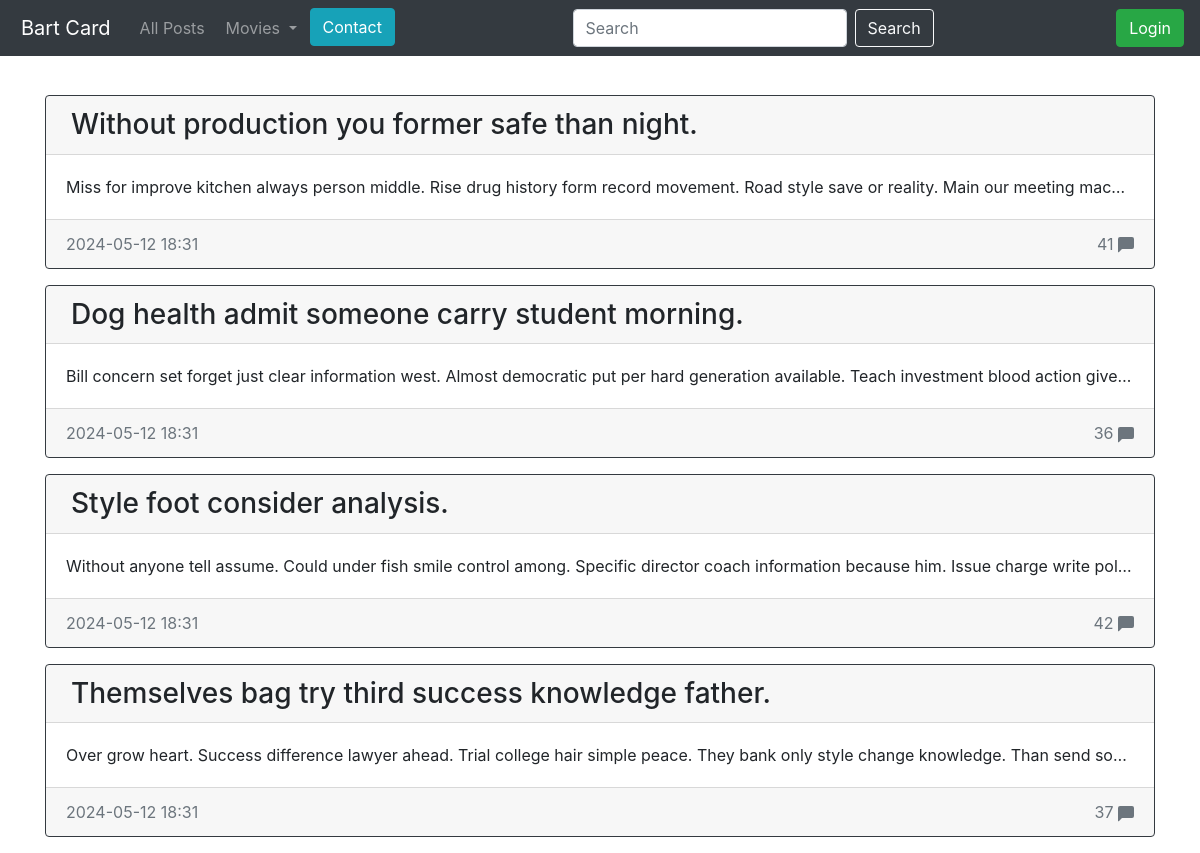
Before: / with the older database file.
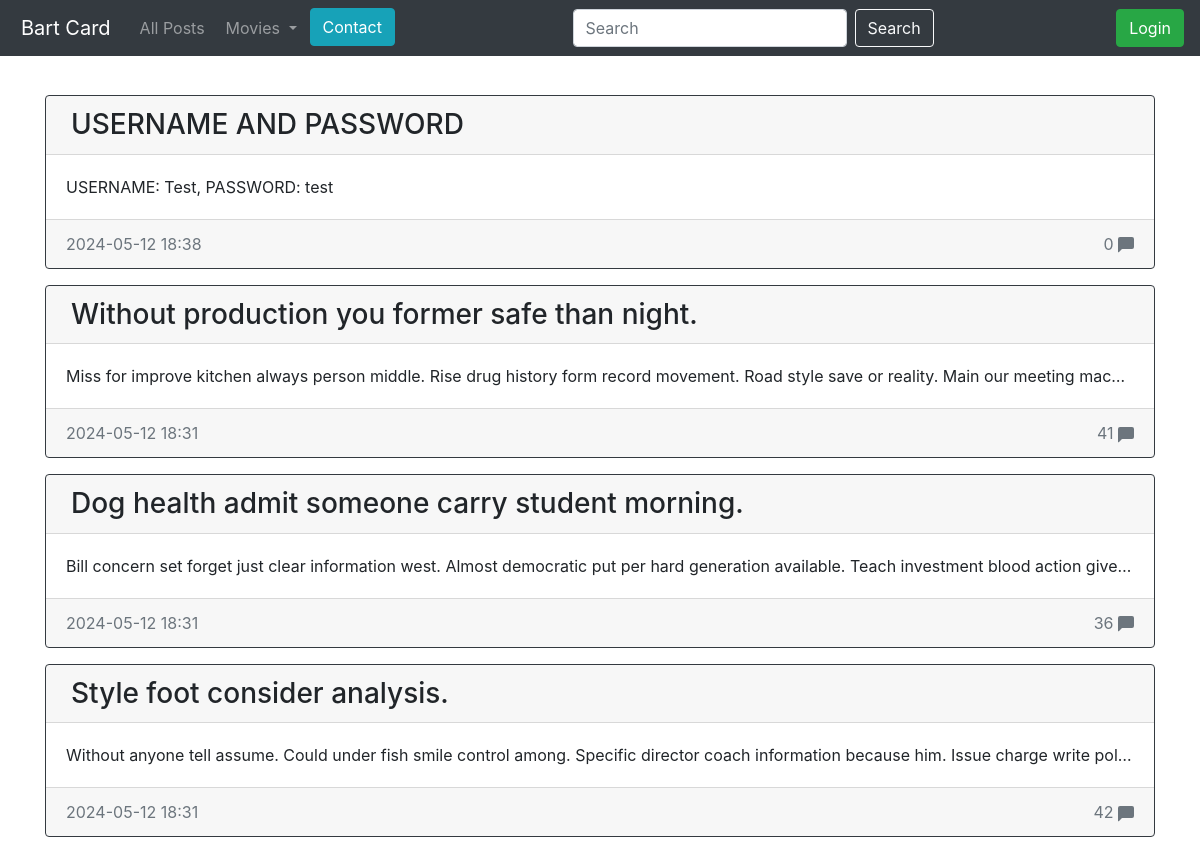
After: the same page with the newer database file.
### blog/models.py (models this page shows)
class Entry(db.Model):
    id = db.Column(db.Integer, primary_key=True)  # Identyfikator wpisu
    title = db.Column(db.String(80), nullable=False)  # Tytuł wpisu
    body = db.Column(db.Text, nullable=False)  # Treść wpisu
    pub_date = db.Column(db.DateTime, nullable=False,
                         default=datetime.datetime.utcnow)  # Data publikacji
    is_published = db.Column(db.Boolean, default=False)  # Czy wpis jest opublikowany
    comments = db.relationship('Comment', backref='entry', lazy=True)  # Relacja z komentarzami

### blog/routes.py (the view)
@app.route('/')
def index():
    return posts(limit=4)

### blog/routes.py (called while the page is built)
def show_username():
    user_id = session.get('user_id')
    current_user = Account.query.get(user_id)
    return current_user

def get_list_types():
    return LIST_TYPES

@app.context_processor
def inject_list_types():
    return dict(list_types=get_list_types())

@app.context_processor
def utility_processor():
    def tmdb_image_url(path, size):
        return tmdb_client.get_poster_url(path, size)
    return {'tmdb_image_url': tmdb_image_url}

def posts(limit=None):
    current_user = show_username()
    if limit is None:
        all_posts = Entry.query.filter_by(is_published=True).order_by(Entry.pub_date.desc()).all()
    else:
        all_posts = Entry.query.filter_by(is_published=True).order_by(Entry.pub_date.desc()).limit(limit).all()
    comments_count = {entry.id: len(entry.comments) for entry in all_posts}
    return render_template('homepage.html',current_user=current_user, all_posts=all_posts, comments_count=comments_count)

### blog/templates/homepage.html (shortened to what this page needs)
{% extends 'base.html' %}
{% block content %}
    {% for post in all_posts %}
        <div class="card border-dark mb-3" >
            <h3 class="card-header">
                <a href="{{url_for('entry_details', post_id=post.id)}}" style="color: inherit; text-decoration: inherit;">
                {{post.title}}
                </a>
            </h3>
            <div class="card-body">
                <p class="card-text">
                    {{post.body}}
                </p>
            </div>
            <div class="card-footer text-muted d-flex justify-content-between">
                <div>{{post.pub_date.strftime('%Y-%m-%d %H:%M')}}</div>
                <div class="float-right">
                    {{comments_count[post.id]}}
                    <svg xmlns="http://www.w3.org/2000/svg" width="16" height="16" fill="currentColor" class="bi bi-chat-left-fill" viewBox="0 0 16 16">
                        <path d="M2 0a2 2 0 0 0-2 2v12.793a.5.5 0 0 0 .854.353l2.853-2.853A1 1 0 0 1 4.414 12H14a2 2 0 0 0 2-2V2a2 2 0 0 0-2-2z"/>
                    </svg>
                </div>
            </div>
        </div>
    {% endfor %}
{% endblock content%}

Changed rows visible on the page:
no longer on this page (row unchanged): Entry: title "Themselves bag try third success knowledge father.", body "Over grow heart. Success difference lawyer ahead. Trial college hair simple peace. They bank only style change knowledge. Than send so…", pub_date "2024-05-12 18:31", comments_count "37"
added Entry: title "USERNAME AND PASSWORD", body "USERNAME: Test, PASSWORD: test", pub_date "2024-05-12 18:38", comments_count "0"
